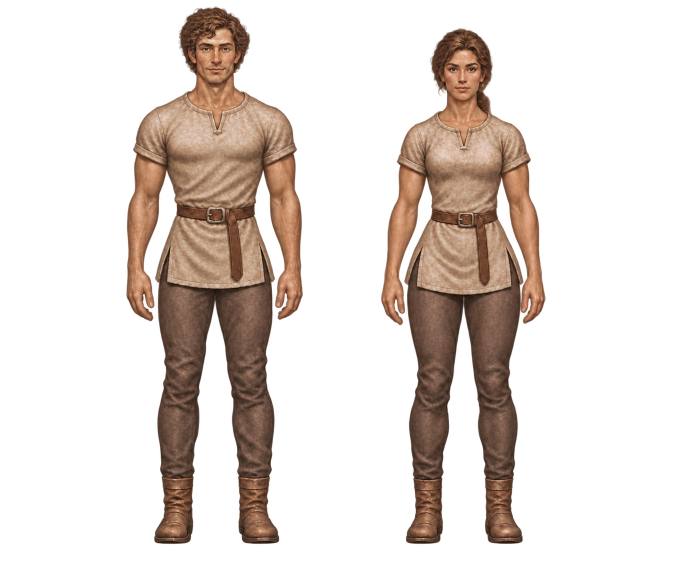
#> input picture character-studies/painted-female-fit/broader-front-source.png, 1367 x 1150 px (shown at 1/2 size)
$ python painted_parts.py ../character-studies/painted-female-fit/broader-front-source.png out.png
#> lines starting #> are read from the running program, lines starting #| are printed output that depends on the picture; after the words box and inside, x2 and y2 are one past the last pixel; in counts of white or black regions, pixels touching at a corner belong together
"""Pack reviewed isolated painted parts; never invent or redraw source pixels."""
import argparse, json, hashlib
from pathlib import Path
from PIL import Image

def extract(path):
    im=Image.open(path).convert('RGBA'); w,h=im.size
#> in extract, im is the input picture: PIL image 1367x1150 RGBA; mean R, G, B, A 38.1, 27.7, 21.8, 64.2
#> after `w, h = im.size`: w = 1367; h = 1150
    alpha=im.getchannel('A'); binary=alpha.point(lambda n:255 if n>100 else 0)
#> after `alpha = im.getchannel('A')`:
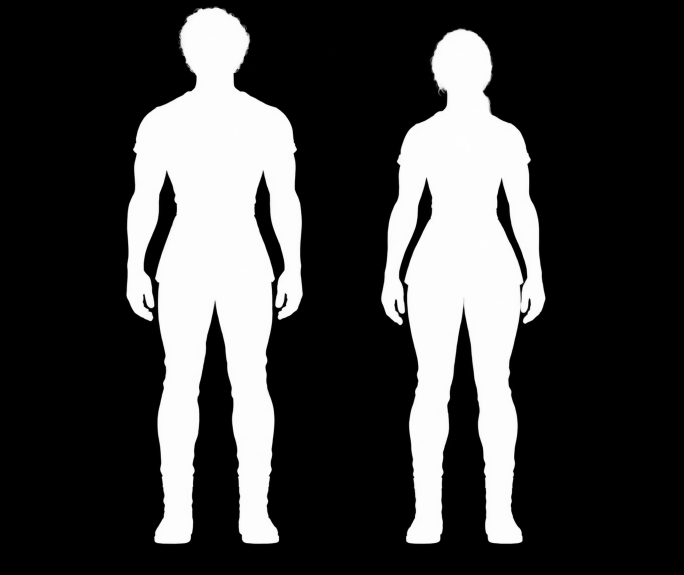
#> alpha: PIL image 1367x1150 L (shown at 1/2 size); min 0, max 255, mean 64.2
#> after `binary = alpha.point(lambda n: 255 if n > 100 else 0)`: binary: PIL image 1367x1150 L; 25.5% white; 2 white regions, box (x1, y1, x2, y2) and area: (253, 15, 606, 1088) 215507, (762, 57, 1091, 1088) 185266
    ys=[binary.crop((0,y,w,y+1)).getbbox() is not None for y in range(h)]
#> ys = 1150 items, first 6: False, False, False, False, False, False
    bands=[]; start=None
    for y,on in enumerate(ys+[False]):
        if on and start is None:start=y
        if not on and start is not None:
            if y-start>12:bands.append((start,y))
            start=None
#> this loop made 1151 passes
#> on on pass 16: True
#> on on passes 1 to 6: False, False, False, False, False, False
#> after the loop, bands = [(15, 1088)]
#> (the run stopped early here; a loop or call above may not have finished)
